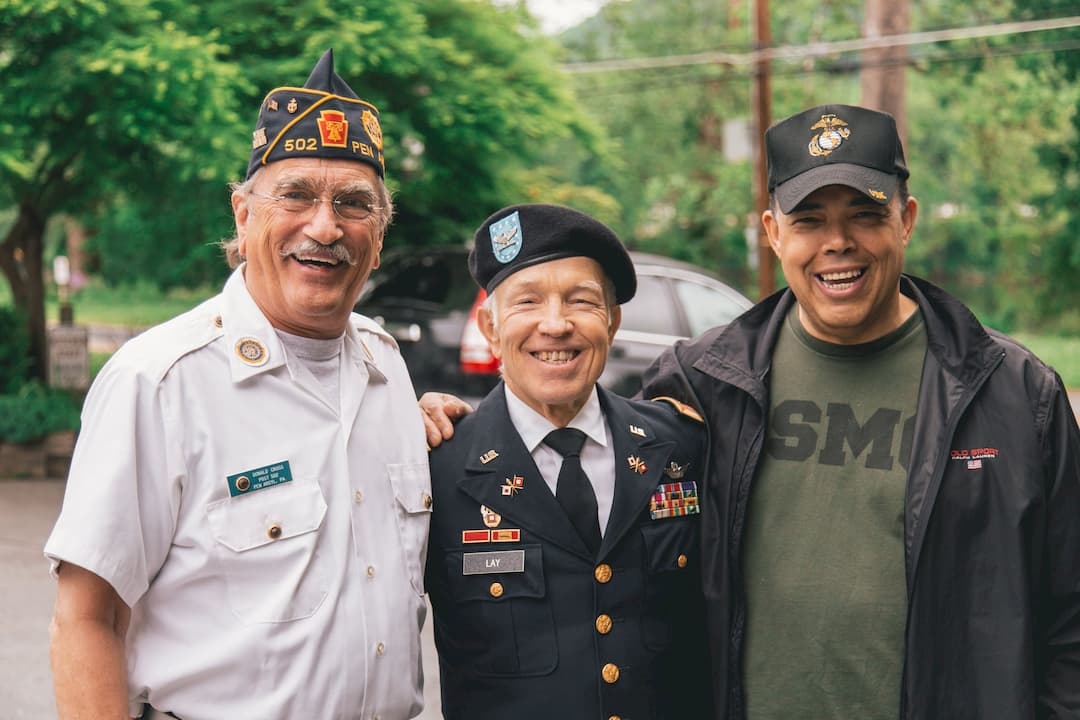
#> input picture Face recogniation/Face Datasets/threemen.jpg, 1080 x 720 px, given in place of the camera
$ python '5 face data collect.py'
#> lines starting #> are read from the running program, lines starting #| are printed output that depends on the picture; after the words box and inside, x2 and y2 are one past the last pixel; in counts of white or black regions, pixels touching at a corner belong together
import numpy as np
import cv2

cam = cv2.VideoCapture(0)
name = input('Enter your name:')
#> the answer given: Face Datasets/threemen.jpg

fCascade = cv2.CascadeClassifier('haarcascade_frontalface_default.xml')
faceData = []
captureCount = 0
faceCount = 0

while True:
    ret, image = cam.read()
#> image is the input picture: shape (720, 1080, 3); mean B, G, R 98.9, 115.9, 112.9
    imGray = cv2.cvtColor(image,cv2.COLOR_BGR2GRAY)
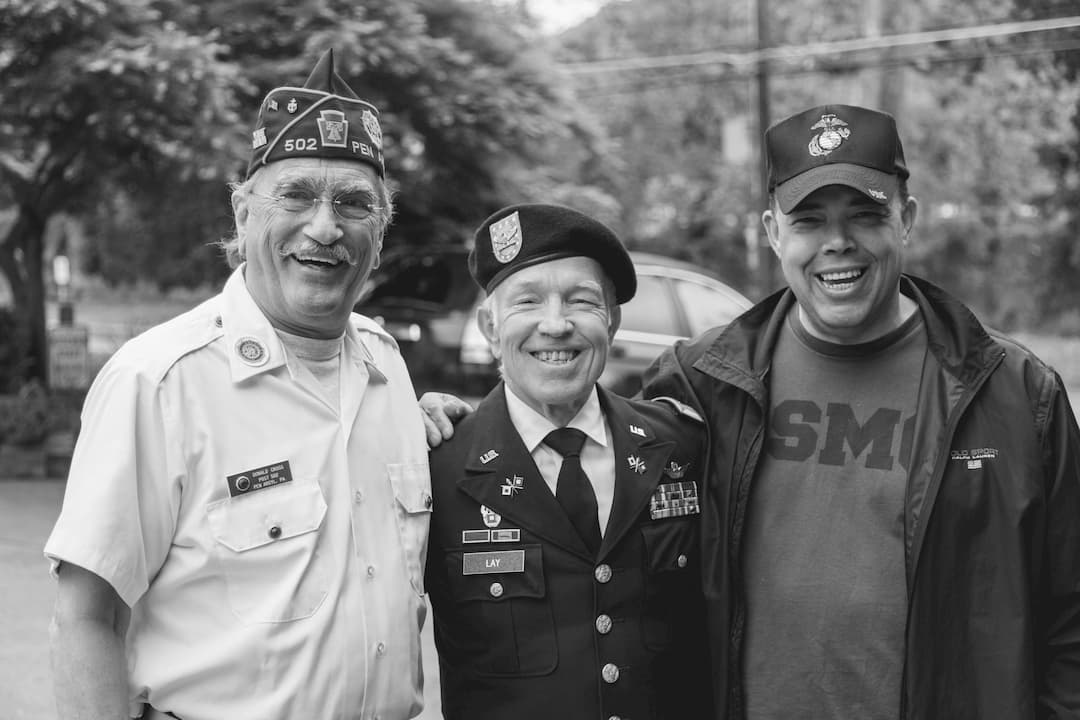
#> imGray: shape (720, 1080); min 0, max 255, mean 113.1
    faces = fCascade.detectMultiScale(imGray,1.3,5)
#> faces = [[491, 251, 132, 132], [237, 133, 170, 170]]

    for (x,y,w,h) in faces:
        image = cv2.rectangle(image,(x,y), (x+w, x+h), (0,0,255),5)
        face = image[y:y+h,x:x+w,:]
        resizedFace = cv2.resize(face,(50,50))

        captureCount +=1
        if captureCount/20 == 1:
            faceData.append(resizedFace)
            captureCount = 0
            faceCount += 1
        cv2.putText(image, 'Captured {} faces'.format(faceCount), (10,10), cv2.FONT_HERSHEY_SIMPLEX,1,(0,0,255),2)
#> this loop made 2 passes
#> (x, y, w, h) on passes 1 to 2: (491, 251, 132, 132), (237, 133, 170, 170)
#> pass 1, `image = cv2.rectangle(image,(x,y), (x+w, x+h), (0,0,255),5)`:
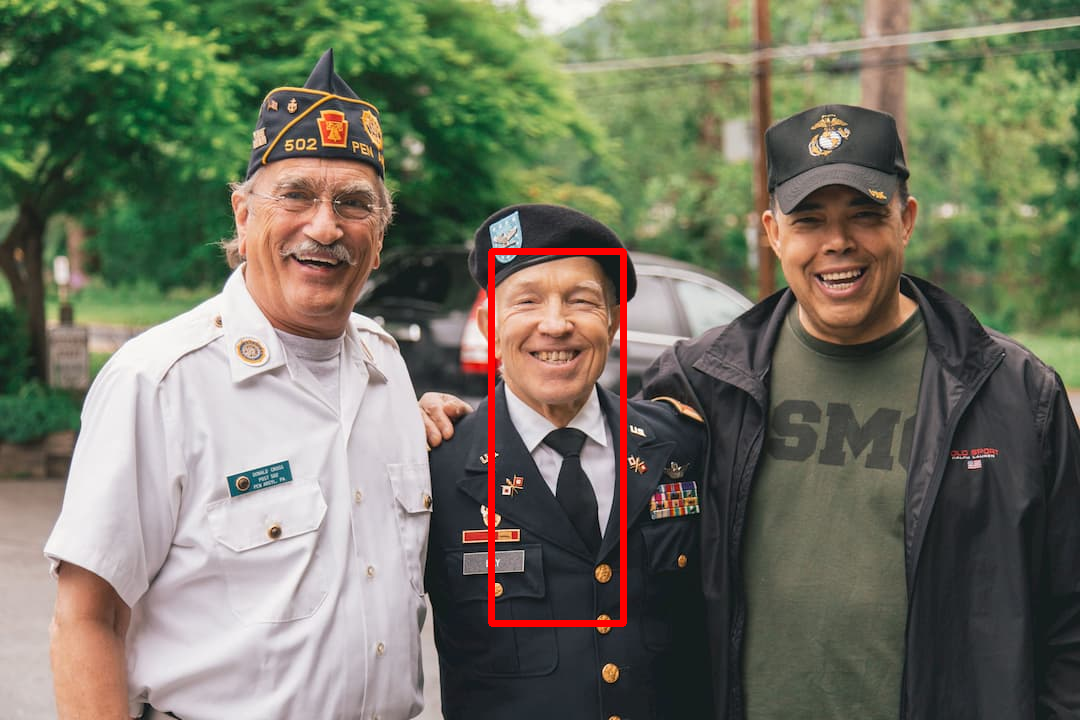
#> image: shape (720, 1080, 3); 0.9% of pixels changed, all inside (x1, y1, x2, y2) = (488, 248, 627, 627)
#> pass 1, `face = image[y:y+h,x:x+w,:]`:
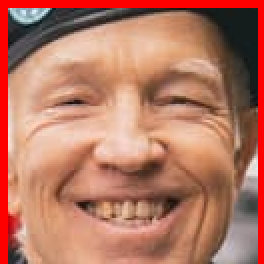
#> face: shape (132, 132, 3) (shown 2 times larger); mean B, G, R 99.3, 119.5, 181.3
#> pass 1, `resizedFace = cv2.resize(face,(50,50))`:
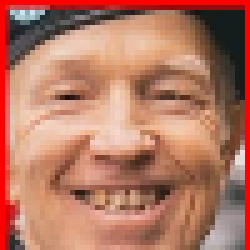
#> resizedFace: shape (50, 50, 3) (shown 5 times larger); mean B, G, R 99.2, 119.3, 180.7
#> pass 2, `image = cv2.rectangle(image,(x,y), (x+w, x+h), (0,0,255),5)`:
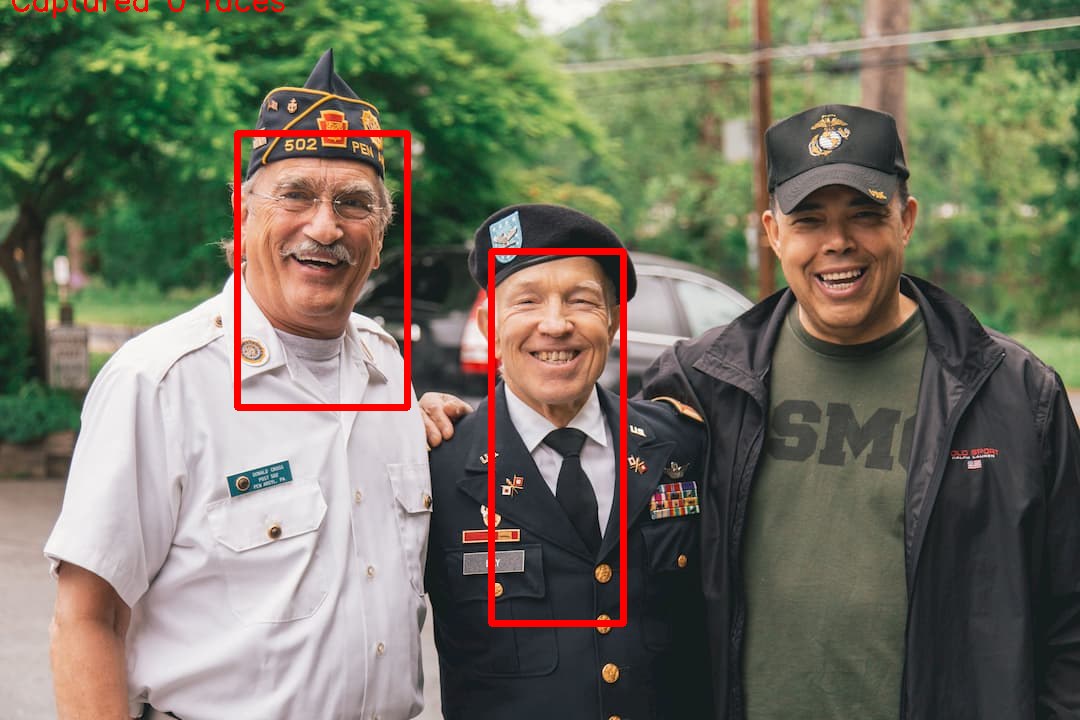
#> image: shape (720, 1080, 3); 0.94% of pixels changed, all inside (x1, y1, x2, y2) = (12, 0, 411, 411)
#> after the loop:
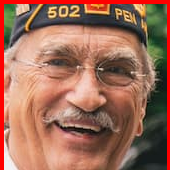
#> face: shape (170, 170, 3); mean B, G, R 88.7, 108.1, 158.2
#> after the loop, captureCount = 2; faceCount = 0; faceData = []
    if cv2.waitKey(1) == 27 or faceCount > 20:
#> (key Esc is pressed here)
        cam.release()
        cv2.destroyAllWindows()
        break
    cv2.imshow('Capturing Face Data', image)

data = np.array(faceData)
#> data = empty array
np.save(name,data)
